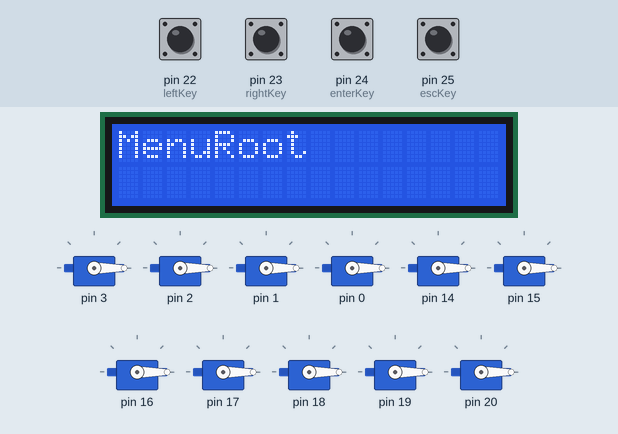
Simulated run of this sketch. Board: Arduino Mega 2560, built with avr-gcc and run on an emulated ATmega2560. Parts: 16×2 character LCD, 11 × servo. The test bench sets the inputs (shaded band); at power-on: pin 22 (leftKey), pin 23 (rightKey), pin 24 (enterKey), pin 25 (escKey) LOW.

Above: at 1.2 s.
1.3 s: pin 24 (enterKey) pulled HIGH for 0.15 s
At 2.7 s:
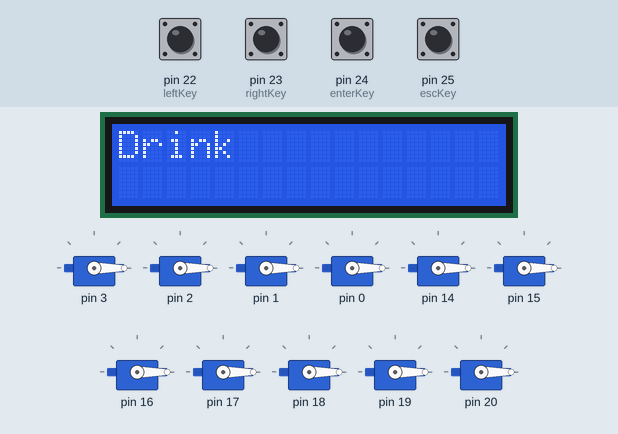
3.0 s: pin 23 (rightKey) pulled HIGH for 0.15 s
At 4.2 s:
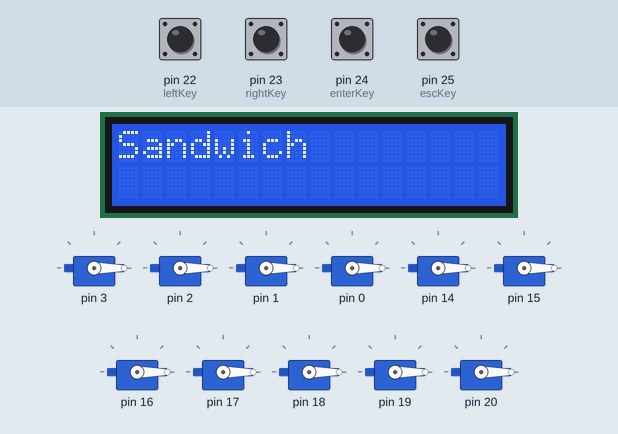
4.7 s: pin 24 (enterKey) pulled HIGH for 1 s
At 6.7 s:
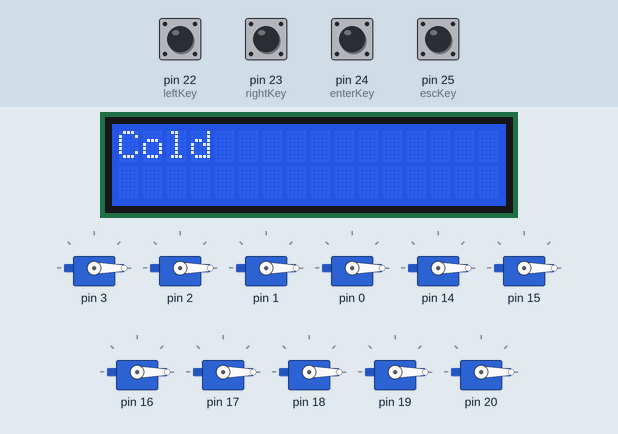
7.2 s: pin 23 (rightKey) pulled HIGH for 1 s
At 8.6 s:
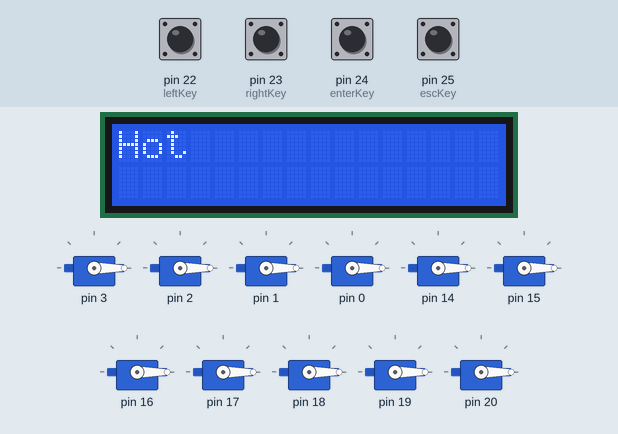
9.7 s: pin 24 (enterKey) pulled HIGH for 0.15 s
At 10.6 s:
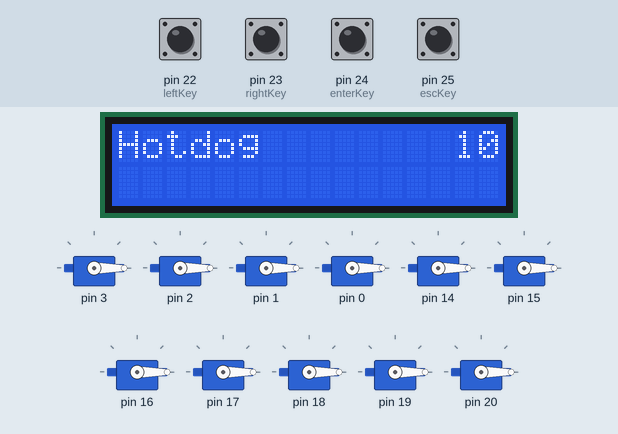
11.4 s: pin 23 (rightKey) pulled HIGH for 0.15 s
At 13.0 s:
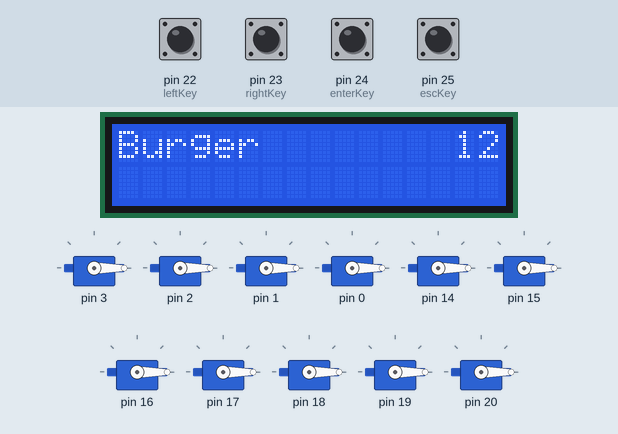
Timing chart, 0 to 14.1 s (numbered marks = the images above; inputs shaded):
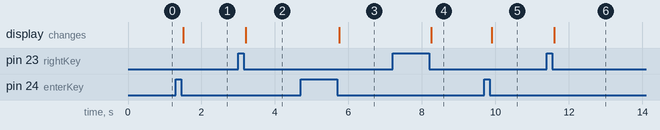

The sketch:

sketch_nov17a.ino
```cpp
#include <Servo.h>
#include <LiquidCrystal.h>
#include <Keypad.h>
#include <MenuBackend.h>
#include <Bounce2.h>

int pressedButton = 0;
String numberOfProducts = "";
bool wantToSubmit = false, pay = false;
char key = ' ';

Bounce esc = Bounce ();
Bounce enter = Bounce ();
Bounce left = Bounce ();
Bounce right = Bounce ();

const byte ROWS = 4;
const byte COLS = 3;
const int rightKey = 23, leftKey = 22, enterKey = 24, escKey = 25;

char keys[ROWS][COLS] = {
 {'1','2','3'},
 {'4','5','6'},
 {'7','8','9'},
 {'*','0','#'}
};

byte rowPins[ROWS] = { A11, A10, A9, A8 };
byte colPins[COLS] = { A12, A13, A14};

Keypad kpd = Keypad( makeKeymap(keys), rowPins, colPins, ROWS, COLS );
LiquidCrystal lcd(12, 13, 11, 10, 9, 8);
Servo servos[12];

int getPrice(String product){
    if(product == "Coffee")return 5;
    if(product == "Tea")return 2;
    if(product == "Mocha")return 5;
    if(product == "Orange Juice")return 4;
    if(product == "Apple Juice")return 4;
    if(product == "Cherry Juice")return 4;
    if(product == "Hotdog")return 10;
    if(product == "Burger")return 12;
    if(product == "Cheeseburger")return 15;
    if(product == "Olivier Salad")return 8;
    if(product == "Chick Ham")return 10;
    if(product == "Meat Ham")return 10;
    return 0;
}

int getPin(String product){
    if(product == "Coffee")return 3;
    if(product == "Tea")return 2;
    if(product == "Mocha")return 1;
    if(product == "Orange Juice")return 0;
    if(product == "Apple Juice")return 7;
    if(product == "Cherry Juice")return 6;
    if(product == "Hotdog")return 5;
    if(product == "Burger")return 4;
    if(product == "Cheeseburger")return 11;
    if(product == "Olivier Salad")return 10;
    if(product == "Chick Ham")return 9;
    if(product == "Meat Ham")return 8;
}

void menuUseEvent (MenuUseEvent used){
    lcd.clear();
    lcd.home();
    lcd.print(used.item.getName());
    if (getPrice(used.item.getName())) {
        lcd.setCursor(14, 0);
        if(!pay)
            lcd.print(getPrice(used.item.getName()));
        if(wantToSubmit && !pay){
            numberOfProducts = "";
            lcd.setCursor(0, 1);
            lcd.print("Amount:");
        }else if(pay){
            lcd.setCursor(0, 1);
            lcd.print("Total:"+String(numberOfProducts.toInt() * getPrice(used.item.getName())));
            HandleServos();
            pay = false;
            numberOfProducts = "";
        }
    }
}

void menuChangeEvent (MenuChangeEvent changed){
    lcd.clear();
    lcd.home();
    MenuItem newMenuItem = changed.to;
    lcd.print(newMenuItem.getName());
    if (getPrice(newMenuItem.getName())) {
        lcd.setCursor(14, 0);
        lcd.print(getPrice(newMenuItem.getName()));
    }
}

MenuBackend menu = MenuBackend (menuUseEvent, menuChangeEvent);
MenuItem drink = MenuItem ("Drink");
     MenuItem hotDrink = MenuItem ("Hot");
          MenuItem coffee = MenuItem ("Coffee");
          MenuItem tea = MenuItem ("Tea");
          MenuItem mocha = MenuItem ("Mocha");
     MenuItem coldDrink = MenuItem ("Cold");
          MenuItem orange = MenuItem ("Orange Juice");
          MenuItem apple = MenuItem ("Apple Juice");
          MenuItem cherry = MenuItem ("Cherry Juice");
MenuItem sandwich = MenuItem ("Sandwich");
     MenuItem hotSandwich = MenuItem ("Hot");
          MenuItem hotdog = MenuItem ("Hotdog");
          MenuItem burger = MenuItem ("Burger");
          MenuItem cheeseburger = MenuItem ("Cheeseburger");
     MenuItem coldSandwich = MenuItem ("Cold");
          MenuItem olivier = MenuItem ("Olivier Salad");
          MenuItem chick = MenuItem ("Chick Ham");
          MenuItem meat = MenuItem ("Meat Ham");


void setup() {
    lcd.begin(16, 2);

    pinMode(leftKey, INPUT);
    pinMode(rightKey, INPUT);
    pinMode(enterKey, INPUT);
    pinMode(escKey, INPUT);

    esc.attach (escKey);
    enter.attach (enterKey);
    right.attach (rightKey);
    left.attach (leftKey);
    esc.interval (50);
    enter.interval (50);
    right.interval (50);
    left.interval (50);

    menu.getRoot().add (drink);
    drink.addRight (sandwich);
    drink.add (hotDrink).addRight (coldDrink);
    hotDrink.add(coffee).addRight(tea).addRight(mocha);
    coldDrink.add(orange).addRight(apple).addRight(cherry);
    sandwich.add (coldSandwich).addRight (hotSandwich);
    hotSandwich.add(hotdog).addRight(burger).addRight(cheeseburger);
    coldSandwich.add(olivier).addRight(chick).addRight(meat);
    menu.toRoot ();

    for(int i = 0; i < 12; i++){
        if(i <= 3)
          servos[i].attach(3-i, 1000, 2000);
        else
          servos[i].attach(10+i, 1000, 2000);
        servos[i].write(0);
    }

}

void loop() {

    key = kpd.getKey();
    if(wantToSubmit && key != NO_KEY && key != '*' && key != '#'){
        numberOfProducts += key;
        lcd.clear();
        lcd.home();
        lcd.print(menu.getCurrent().getName());
        lcd.setCursor(14, 0);
        lcd.print(getPrice(menu.getCurrent().getName()));
        lcd.setCursor(0, 1);
        lcd.print("Amount:"+String(numberOfProducts.toInt()));
    }
    buttonEvent();
    changeMenu();
}

void buttonEvent (){
    enter.update ();
    right.update ();
    left.update ();
    esc.update ();
    pressedButton = 0;
    if (left.fell ())
        pressedButton = leftKey;
    else if (right.fell ())
        pressedButton = rightKey;
    else if (enter.fell ())
        pressedButton = enterKey;
    else if (esc.fell ())
        pressedButton = escKey;
}

void changeMenu () {
    MenuItem currentMenu = menu.getCurrent();
    if (pressedButton == leftKey){
        menu.moveLeft();
    }else if (pressedButton == rightKey) {
        menu.moveRight();
    }else if (pressedButton == escKey) {
        wantToSubmit = false;
        pay = false;
        menu.toRoot();
    }else if (pressedButton == enterKey) {
        if(!(currentMenu.moveDown ())){
            if(wantToSubmit){
               pay = true;
            }
            wantToSubmit = !pay;
            menu.use();
        }
        else {
            menu.moveDown();
        }
    }
    pressedButton = 0;
}

void HandleServos(){
    for(int i = 0; i < numberOfProducts.toInt(); i++){
      int openTime = millis();
      servos[getPin(menu.getCurrent().getName())].write(180);
      while(millis() - openTime <= 1000);
      servos[getPin(menu.getCurrent().getName())].write(0);
      if( i != numberOfProducts.toInt() - 1)
        while(millis() - openTime <= 2000);
    }
}
```

Measured:
- after the input at 1.3 s, the display: changes after 0.20 s (image 1)
- after the input at 3.0 s, the display: changes after 0.21 s (image 2)
- after the input at 4.7 s, the display: changes after 1.1 s (image 3)
- after the input at 7.2 s, the display: changes after 1.1 s (image 4)
- after the input at 9.7 s, the display: changes after 0.21 s (image 5)
- after the input at 11.4 s, the display: changes after 0.21 s (image 6)
